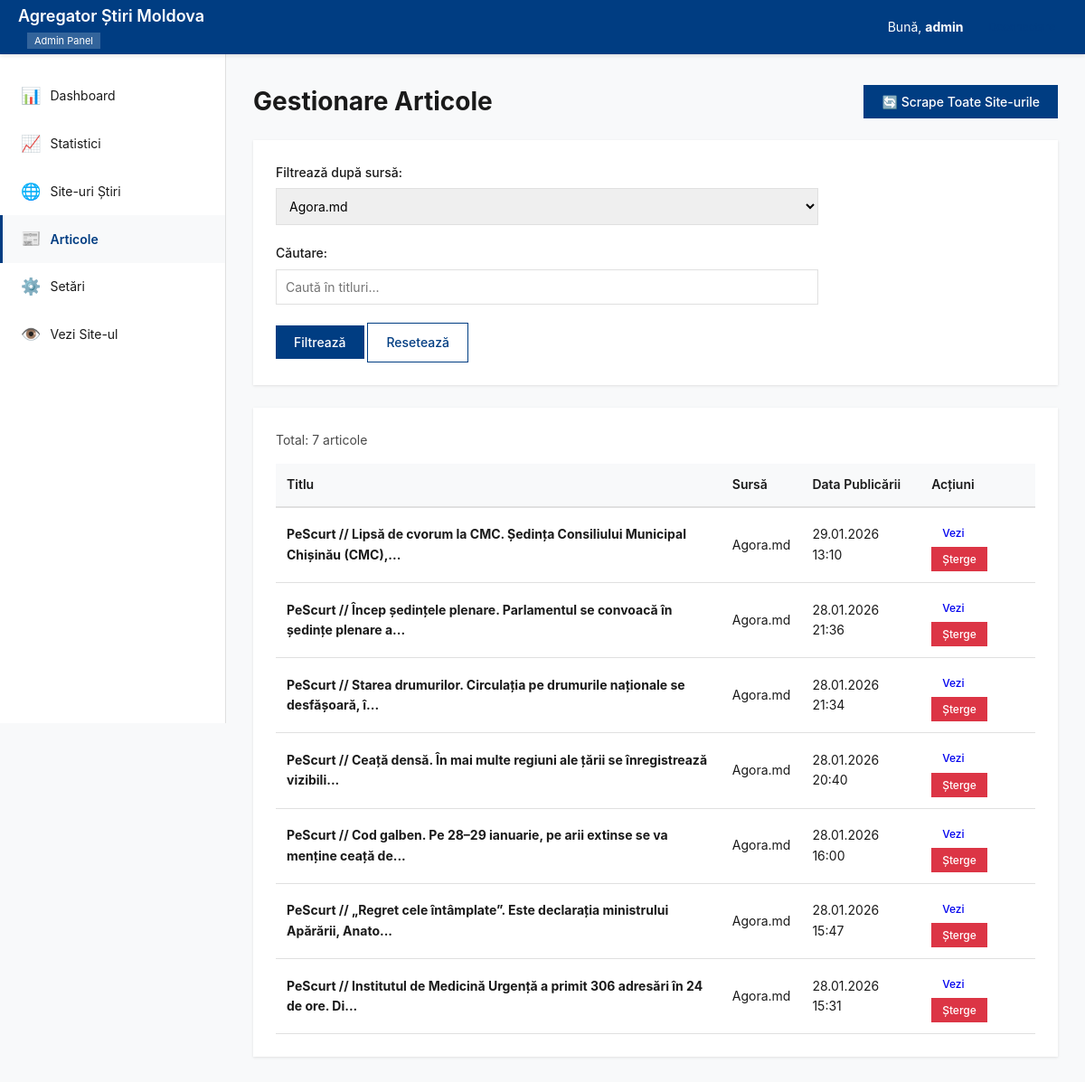
The app's page /admin/articles.php?site=16 (signed in), older data.
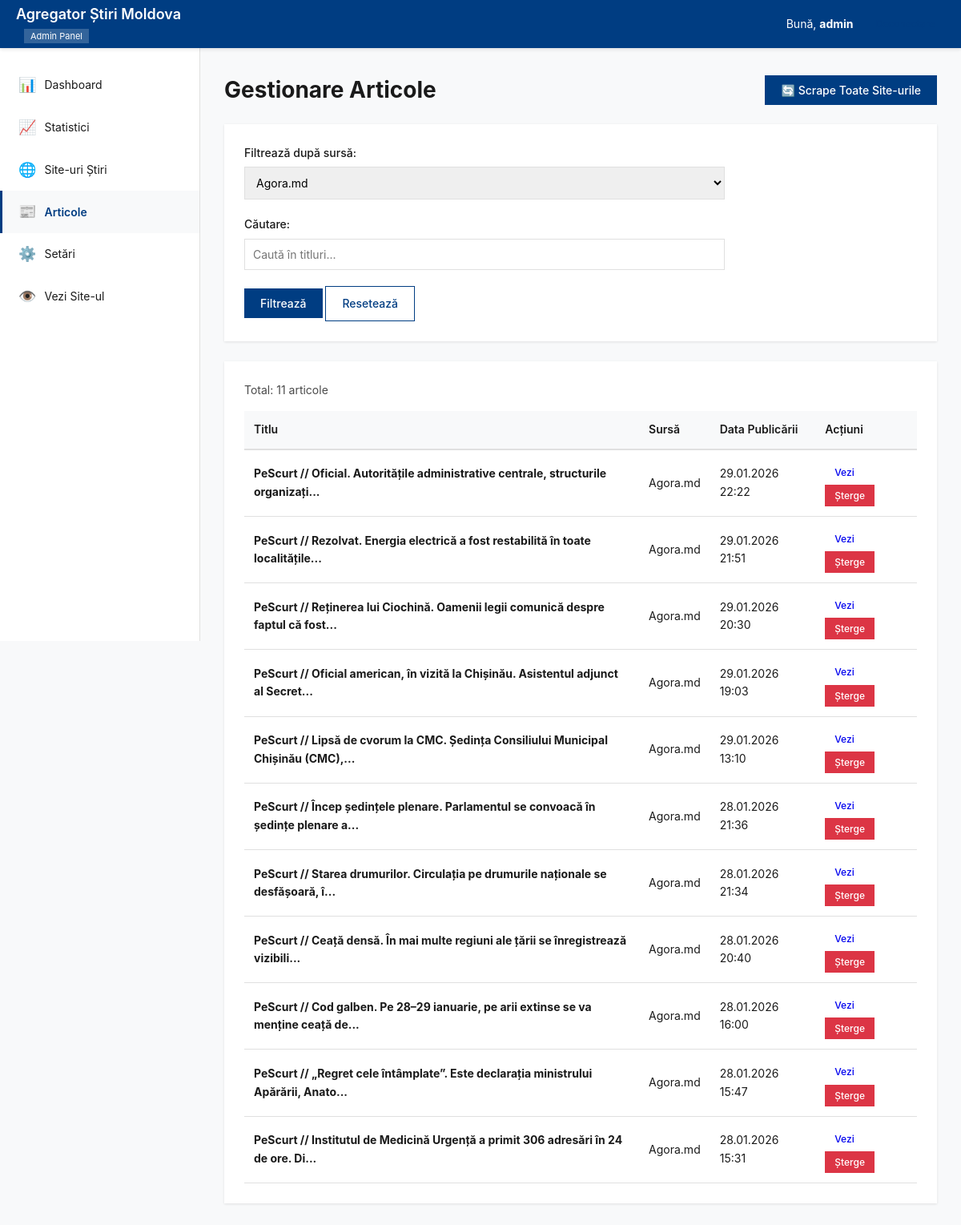
The same page, newer data.
### tables this page shows
CREATE TABLE articles (
    id INTEGER PRIMARY KEY AUTOINCREMENT,
    site_id INTEGER NOT NULL,
    title TEXT NOT NULL,
    image_url TEXT,
    content TEXT,
    source_url TEXT NOT NULL,
    published_at DATETIME,
    scraped_at DATETIME DEFAULT CURRENT_TIMESTAMP,
    unique_hash TEXT UNIQUE, tags TEXT, views INTEGER DEFAULT 0,
    FOREIGN KEY (site_id) REFERENCES news_sites(id)
);

CREATE TABLE news_sites (
    id INTEGER PRIMARY KEY AUTOINCREMENT,
    name TEXT NOT NULL,
    url TEXT NOT NULL,
    rss_url TEXT,
    scraping_type TEXT DEFAULT 'rss',
    active INTEGER DEFAULT 1,
    last_scraped DATETIME,
    created_at DATETIME DEFAULT CURRENT_TIMESTAMP
);

### includes/functions.php (called while the page is built, shortened)
<?php
function e($string) {
    return htmlspecialchars($string, ENT_QUOTES, 'UTF-8');
}
function formatDate($date, $format = 'd.m.Y H:i') {
    $timestamp = is_numeric($date) ? $date : strtotime($date);
    return date($format, $timestamp);
}
function truncate($text, $length = 120) {
    return mb_substr($text, 0, $length) . '...';
}
function getNewsSites($activeOnly = false) {
    $db = getDB();
    $sql = "SELECT * FROM news_sites";
    $sql .= " ORDER BY name ASC";
    $stmt = $db->query($sql);
    return $stmt->fetchAll();
}
function getArticles($page = 1, $perPage = ARTICLES_PER_PAGE, $siteId = null, $search = '', $sortBy = 'date') {
    $db = getDB();
    $offset = ($page - 1) * $perPage;
    $sql = "SELECT a.*, s.name as site_name, s.url as site_url
            FROM articles a
            LEFT JOIN news_sites s ON a.site_id = s.id
            WHERE 1=1";
    $params = [];
    if ($siteId) {
        $sql .= " AND a.site_id = ?";
        $params[] = $siteId;
    }
    switch ($sortBy) {
        case 'date':
        default:
            $sql .= " ORDER BY a.published_at DESC, a.scraped_at DESC";
            break;
    }
    $sql .= " LIMIT ? OFFSET ?";
    $params[] = $perPage;
    $params[] = $offset;
    $stmt = $db->prepare($sql);
    $stmt->execute($params);
    return $stmt->fetchAll();
}
function getArticlesCount($siteId = null, $search = '') {
    $db = getDB();
    $sql = "SELECT COUNT(*) as total FROM articles WHERE 1=1";
    $params = [];
    if ($siteId) {
        $sql .= " AND site_id = ?";
        $params[] = $siteId;
    }
    $stmt = $db->prepare($sql);
    $stmt->execute($params);
    $result = $stmt->fetch();
    return $result['total'];
}

### admin/articles.php (the view, shortened to what this page needs)
<?php
require_once __DIR__ . '/../includes/functions.php';
$page = isset($_GET['page']) ? max(1, intval($_GET['page'])) : 1;
$perPage = 50;
$siteFilter = isset($_GET['site']) ? intval($_GET['site']) : null;
$search = isset($_GET['search']) ? trim($_GET['search']) : '';
$articles = getArticles($page, $perPage, $siteFilter, $search);
$totalArticles = getArticlesCount($siteFilter, $search);
$sites = getNewsSites();
?>
<!DOCTYPE html>
<html lang="ro">
<head>
    <link rel="stylesheet" href="/assets/css/admin.css">
</head>
<body>
    <?php include __DIR__ . '/header.php'; ?>
    <div class="admin-container">
        <div class="admin-sidebar">
            <?php include __DIR__ . '/sidebar.php'; ?>
        </div>
        <div class="admin-content">
            <div style="display: flex; justify-content: space-between; align-items: center; margin-bottom: 20px;">
                <h1 style="margin: 0;">Gestionare Articole</h1>
                <form method="POST" style="display: inline;" onsubmit="return confirm('Sigur doriți să rulați scraping pentru toate site-urile active? Acest proces poate dura câteva minute.');">
                    <button type="submit" class="btn btn-primary">
                        🔄 Scrape Toate Site-urile
                    </button>
                </form>
            </div>
            <div class="admin-section">
                <form method="GET" class="filter-form">
                    <div class="form-group">
                        <label for="site">Filtrează după sursă:</label>
                        <select id="site" name="site">
                            <?php foreach ($sites as $site): ?>
                                <option value="<?php echo $site['id']; ?>" <?php echo $siteFilter == $site['id'] ? 'selected' : ''; ?>>
                                    <?php echo e($site['name']); ?>
                                </option>
                            <?php endforeach; ?>
                        </select>
                    </div>
                    <div class="form-group">
                        <label for="search">Căutare:</label>
                        <input type="text" id="search" name="search" value="<?php echo e($search); ?>" placeholder="Caută în titluri...">
                    </div>
                    <button type="submit" class="btn btn-primary">Filtrează</button>
                    <a href="/admin/articles" class="btn btn-outline">Resetează</a>
                </form>
            </div>
            <div class="admin-section">
                <p class="info-text">Total: <?php echo number_format($totalArticles); ?> articole</p>
                <div class="table-container">
                    <table class="data-table">
                        <thead>
                            <tr>
                                <th>Titlu</th>
                                <th>Sursă</th>
                                <th>Data Publicării</th>
                                <th>Acțiuni</th>
                            </tr>
                        </thead>
                        <tbody>
                            <?php if (empty($articles)): ?>
                                <tr>
                                    <td colspan="4" class="text-center">Nu există articole.</td>
                                </tr>
                            <?php else: ?>
                                <?php foreach ($articles as $article): ?>
                                    <tr>
                                        <td>
                                            <strong><?php echo e(truncate($article['title'], 80)); ?></strong>
                                        </td>
                                        <td><?php echo e($article['site_name'] ?? 'N/A'); ?></td>
                                        <td><?php echo formatDate($article['published_at']); ?></td>
                                        <td>
                                            <a href="/article?id=<?php echo $article['id']; ?>" target="_blank" class="btn btn-sm">Vezi</a>
                                            <form method="POST" style="display: inline;" onsubmit="return confirm('Sigur doriți să ștergeți acest articol?');">
                                                <button type="submit" class="btn btn-sm btn-danger">Șterge</button>
                                            </form>
                                        </td>
                                    </tr>
                                <?php endforeach; ?>
                            <?php endif; ?>
                        </tbody>
                    </table>
                </div>
            </div>
        </div>
    </div>
</body>
</html>

### admin/header.php (shortened to what this page needs)
<?php
require_once __DIR__ . '/../includes/functions.php';
?>
<header class="admin-header">
    <div class="admin-header-content">
        <div class="admin-logo">
            <h2><?php echo SITE_NAME; ?></h2>
            <span class="admin-badge">Admin Panel</span>
        </div>
        <div class="admin-user">
            <span>Bună, <strong><?php echo e($_SESSION['admin_username']); ?></strong></span>
            <a href="/admin/logout" class="btn btn-sm btn-outline">Deconectare</a>
        </div>
    </div>
</header>

### admin/sidebar.php
<?php
$currentPage = basename($_SERVER['PHP_SELF']);
?>
<nav class="admin-nav">
    <ul>
        <li>
            <a href="/admin" class="<?php echo $currentPage === 'index.php' ? 'active' : ''; ?>">
                <span class="nav-icon">📊</span>
                Dashboard
            </a>
        </li>
        <li>
            <a href="/admin/statistics.php" class="<?php echo $currentPage === 'statistics.php' ? 'active' : ''; ?>">
                <span class="nav-icon">📈</span>
                Statistici
            </a>
        </li>
        <li>
            <a href="/admin/sites.php" class="<?php echo $currentPage === 'sites.php' ? 'active' : ''; ?>">
                <span class="nav-icon">🌐</span>
                Site-uri Știri
            </a>
        </li>
        <li>
            <a href="/admin/articles.php" class="<?php echo $currentPage === 'articles.php' ? 'active' : ''; ?>">
                <span class="nav-icon">📰</span>
                Articole
            </a>
        </li>
        <li>
            <a href="/admin/settings.php" class="<?php echo $currentPage === 'settings.php' ? 'active' : ''; ?>">
                <span class="nav-icon">⚙️</span>
                Setări
            </a>
        </li>
        <li>
            <a href="/" target="_blank">
                <span class="nav-icon">👁️</span>
                Vezi Site-ul
            </a>
        </li>
    </ul>
</nav>

### assets/css/admin.css (style rules this page uses)
:root { --admin-primary: #003d82; --admin-primary-dark: #002d5f; --admin-sidebar-width: 250px; --admin-header-height: 60px; --bg-light: #f8f9fa; --bg-white: #ffffff; --text-dark: #1a1a1a; --text-medium: #4a4a4a; --text-light: #6a6a6a; --border: #e0e0e0; --success: #28a745; --error: #dc3545; --warning: #ffc107; --info: #17a2b8; }
* { margin: 0; padding: 0; box-sizing: border-box; }
body { font-family: -apple-system, BlinkMacSystemFont, 'Segoe UI', Roboto, 'Helvetica Neue', Arial, sans-serif; font-size: 14px; line-height: 1.6; color: var(--text-dark); background: var(--bg-light); }
.admin-header { position: fixed; top: 0; left: 0; right: 0; height: var(--admin-header-height); background: var(--admin-primary); color: white; box-shadow: 0 2px 4px rgba(0, 0, 0, 0.1); z-index: 1000; }
.admin-header-content { display: flex; justify-content: space-between; align-items: center; height: 100%; padding: 0 20px; }
.admin-logo h2 { font-size: 18px; font-weight: 600; }
.admin-badge { font-size: 11px; background: rgba(255, 255, 255, 0.2); padding: 2px 8px; border-radius: 0; margin-left: 10px; }
.admin-user { display: flex; align-items: center; gap: 15px; }
.admin-container { display: flex; margin-top: var(--admin-header-height); min-height: calc(100vh - var(--admin-header-height)); }
.admin-sidebar { width: var(--admin-sidebar-width); background: var(--bg-white); border-right: 1px solid var(--border); position: fixed; height: calc(100vh - var(--admin-header-height)); overflow-y: auto; padding: 20px 0; }
.admin-nav ul { list-style: none; }
.admin-nav a { display: flex; align-items: center; padding: 12px 20px; color: var(--text-dark); text-decoration: none; transition: all 0.2s; border-left: 3px solid transparent; }
.admin-nav a.active { background: var(--bg-light); border-left-color: var(--admin-primary); color: var(--admin-primary); font-weight: 600; }
.nav-icon { margin-right: 10px; font-size: 18px; }
.admin-content { flex: 1; margin-left: var(--admin-sidebar-width); padding: 30px; }
.admin-content h1 { font-size: 28px; margin-bottom: 20px; color: var(--text-dark); }
.admin-section { background: var(--bg-white); border-radius: 0; padding: 25px; margin-bottom: 25px; box-shadow: 0 1px 3px rgba(0, 0, 0, 0.1); }
.admin-form, .filter-form { max-width: 600px; }
.form-group { margin-bottom: 20px; }
.form-group label { display: block; margin-bottom: 6px; font-weight: 500; color: var(--text-dark); }
.form-group input[type="text"], .form-group input[type="url"], .form-group input[type="number"], .form-group input[type="password"], .form-group select, .form-group textarea { width: 100%; padding: 10px; border: 1px solid var(--border); border-radius: 0; font-size: 14px; font-family: inherit; transition: border-color 0.2s; }
.btn { display: inline-block; padding: 10px 20px; border-radius: 0; text-decoration: none; font-weight: 500; font-size: 14px; cursor: pointer; border: none; transition: all 0.2s; font-family: inherit; }
.btn-primary { background: var(--admin-primary); color: white; }
.btn-outline { background: transparent; color: var(--admin-primary); border: 1px solid var(--admin-primary); }
.btn-sm { padding: 6px 12px; font-size: 12px; }
.btn-danger { background: var(--error); color: white; }
.table-container { overflow-x: auto; }
.data-table { width: 100%; border-collapse: collapse; font-size: 14px; }
.data-table thead { background: var(--bg-light); }
.data-table th { padding: 12px; text-align: left; font-weight: 600; color: var(--text-dark); border-bottom: 2px solid var(--border); }
.data-table td { padding: 12px; border-bottom: 1px solid var(--border); }
.info-text { color: var(--text-medium); margin-bottom: 15px; }

Row changes from the older to the newer data that the page shows:
added articles: title "PeScurt // Oficial. Autoritățile administrative centrale, structurile organizați...", site.name "Agora.md", published_at "29.01.2026 22:22"
added articles: title "PeScurt // Rezolvat. Energia electrică a fost restabilită în toate localitățile...", site.name "Agora.md", published_at "29.01.2026 21:51"
added articles: title "PeScurt // Reținerea lui Ciochină. Oamenii legii comunică despre faptul că fost...", site.name "Agora.md", published_at "29.01.2026 20:30"
added articles: title "PeScurt // Oficial american, în vizită la Chișinău. Asistentul adjunct al Secret...", site.name "Agora.md", published_at "29.01.2026 19:03"
Text that changed along with them:
$totalArticles: "7" → "11"
